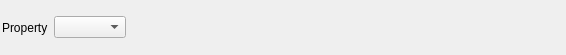
<?xml version="1.0" encoding="UTF-8"?>
<ui version="4.0">
 <class>DynamicChoiceWidget</class>
 <widget class="QWidget" name="DynamicChoiceWidget">
  <property name="geometry">
   <rect>
    <x>0</x>
    <y>0</y>
    <width>566</width>
    <height>55</height>
   </rect>
  </property>
  <layout class="QHBoxLayout" name="horizontalLayout">
   <property name="leftMargin">
    <number>2</number>
   </property>
   <property name="topMargin">
    <number>2</number>
   </property>
   <property name="rightMargin">
    <number>2</number>
   </property>
   <property name="bottomMargin">
    <number>2</number>
   </property>
   <item>
    <widget class="QLabel" name="label">
     <property name="text">
      <string>Property</string>
     </property>
    </widget>
   </item>
   <item>
    <widget class="DREAM3DComboBox" name="value">
     <property name="toolTip">
      <string>Select An Item</string>
     </property>
     <property name="statusTip">
      <string>Select An Item</string>
     </property>
    </widget>
   </item>
   <item>
    <spacer name="horizontalSpacer">
     <property name="orientation">
      <enum>Qt::Horizontal</enum>
     </property>
     <property name="sizeHint" stdset="0">
      <size>
       <width>40</width>
       <height>20</height>
      </size>
     </property>
    </spacer>
   </item>
  </layout>
 </widget>
 <customwidgets>
  <customwidget>
   <class>DREAM3DComboBox</class>
   <extends>QComboBox</extends>
   <header location="global">DREAM3DComboBox.h</header>
  </customwidget>
 </customwidgets>
 <resources/>
 <connections/>
</ui>
